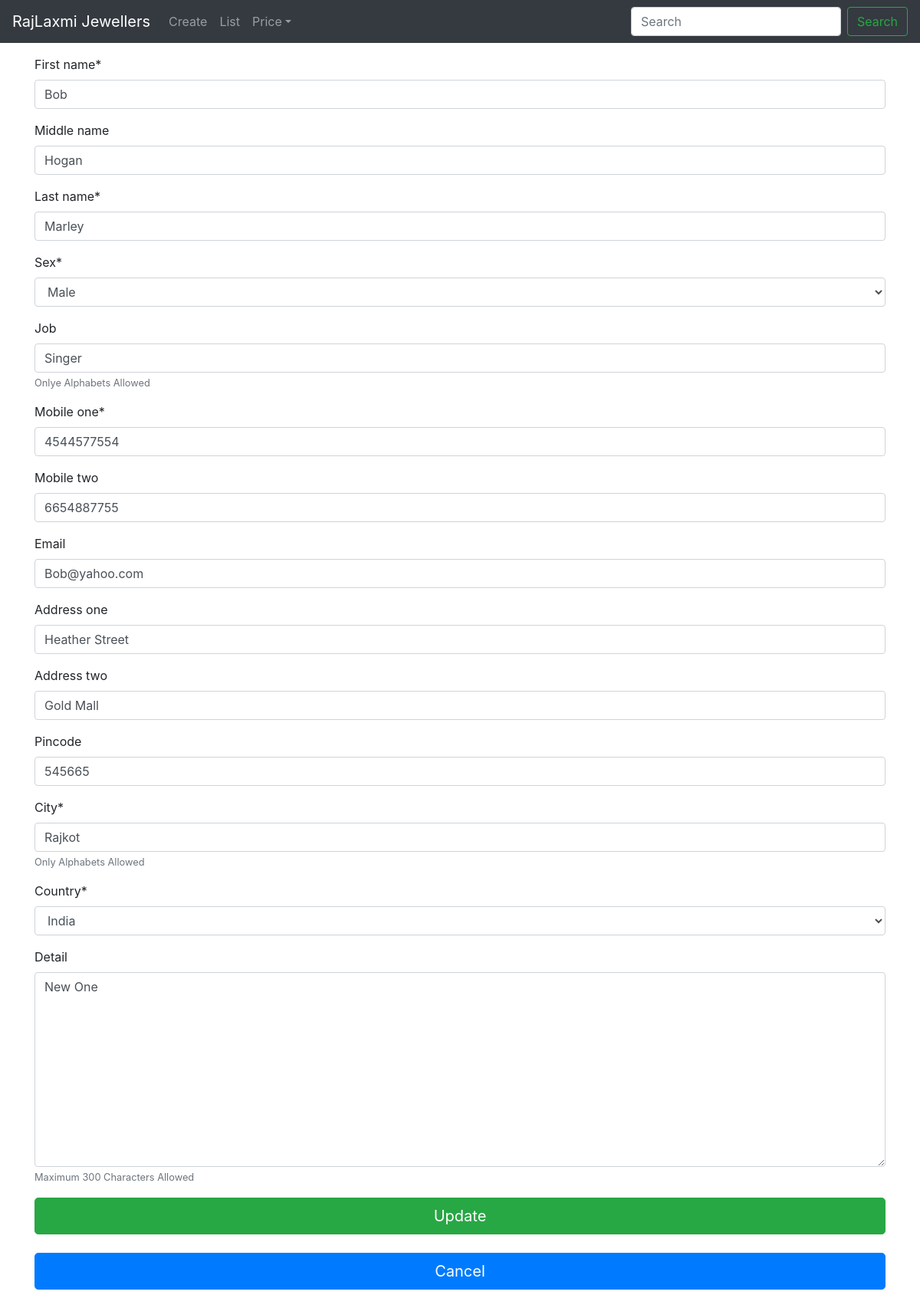
The app's page /update/311/ with its own data.
### person/models.py (models this page shows, shortened)
class Person(models.Model):
	mobile = RegexValidator(regex="^[1-9]\d{9}$",
							message="Only 10 Digit Mobile Number Allowed")
	pin = RegexValidator(regex="^[1-9]\d{5}$",
							 message="Enter Valid Six Digit PinCode")
	alphabets_only = RegexValidator(regex="^[a-zA-Z]*$",
									message="Only Alphabets Allowed")
	SEX = [("F", "FeMale"), ("M", "Male"), ]
	COUNTRY = [("IND", "India"),
			   ("USA", "United States of America"),
			   ("CAN", "Canada"),
			   ("CHN", "China"),
			   ("ARE", "United Arab Emirates"), ]
	first_name = models.CharField(max_length=50,
								  validators=[alphabets_only])
	middle_name = models.CharField(max_length=50,
								   blank=True,
								   null=True,
								   validators=[alphabets_only])
	last_name = models.CharField(max_length=50,
								 validators=[alphabets_only])
	sex = models.CharField(max_length=1, choices=SEX)
	job = models.CharField(max_length=30,
						   blank=True,
						   null=True,
						   validators=[alphabets_only],
						   help_text="Onlye Alphabets Allowed")
	mobile_one = models.CharField(max_length=10,
								  validators=[mobile])
	mobile_two = models.CharField(max_length=10,
								  blank=True,
								  null=True,
								  validators=[mobile])
	email = models.EmailField(blank=True, null=True)
	address_one = models.CharField(max_length=100,
								   blank=True,
								   null=True, )
	address_two = models.CharField(max_length=100,
								   blank=True,
								   null=True, )
	city = models.CharField(max_length=50,
							validators=[alphabets_only],
							help_text="Only Alphabets Allowed")
	pincode = models.CharField(max_length=6,
							   blank=True,
							   null=True,
							   validators=[pin])
	country = models.CharField(max_length=3,
							   choices=COUNTRY,
							   default="IND", )
	detail = models.TextField(max_length=300,
							  blank=True,
							  null=True,
							  validators=[MaxLengthValidator(limit_value=300)],
							  help_text="Maximum 300 Characters Allowed")
	date_added = models.DateTimeField(auto_now_add=True)
	"""
	def __str__(self):
		return f"{self.first_name} {self.last_name}"
	"""

### person/views.py (the view)
# urls.py: path("update/<int:pk>/", UpdatePersonView.as_view(), name="person-update"),
class UpdatePersonView(UpdateView):
	model = Person
	fields = ["first_name", "middle_name", "last_name", "sex", "job",
			  "mobile_one","mobile_two", "email", "address_one", "address_two",
			  "pincode", "city", "country", "detail", ]

### person/templates/person/person_form.html (shortened to what this page needs)
{% extends "base.html" %}
{% load static %}
{% load crispy_forms_tags %}
{% block content %}
	<form method="POST">
		{{ form|crispy }}
		{% if url_name == "person-create" %}
			<input class="btn btn-success btn-lg btn-block" type="submit" value="Create" />
		{% elif url_name == "person-update" %}
			<input class="btn btn-success btn-lg btn-block" type="submit" value="Update" />
		{% endif %}
	</form>
	<br />
	{% if url_name == "person-create" %}
		<a class="btn btn-primary btn-lg btn-block" href="{% url 'person-list' %}">Cancel</a>
	{% elif url_name == "person-update" %}
		<a class="btn btn-primary btn-lg btn-block" href="{% url 'person-detail' object.id %}">Cancel</a>
	{% endif %}
	<br />
{% endblock content %}

### records on screen
Person: first_name "Bob", middle_name "Hogan", last_name "Marley", sex "Male", job "Singer", mobile_one "4544577554", mobile_two "6654887755", email "Bob@yahoo.com", address_one "Heather Street", address_two "Gold Mall", pincode "545665", city "Rajkot", country "India", detail "New One"
